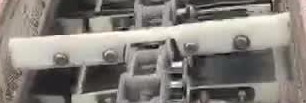
#> input picture data/example/vid1_frame_0001_normal.jpg, 306 x 103 px
$ python -i preprocess.py   (imports and definitions only)
#> lines starting #> are read from the running program, lines starting #| are printed output that depends on the picture
"""Video pre-processing applied after upload, before inference.

Slows the conveyor down by inserting optical-flow interpolated frames so each
bar moves a smaller distance between consecutive frames. This keeps the
centroid tracker's per-frame jump below ``max_jump_px`` (see
``drag_conveyor/pipeline/tracking.py``), which makes detection / counting more
stable for fast-moving conveyors.

``factor`` is the target playback speed and MUST be of the form 1/n (e.g. 0.5,
0.333, 0.25). Every ORIGINAL frame is kept verbatim and ``n-1`` optical-flow
interpolated frames are inserted between each pair, so factor=0.5 doubles the
frame count (one midpoint per pair). A non-1/n factor is snapped to the nearest
1/n — a fractional ratio would otherwise DROP real frames and replace them with
interpolated guesses, which degrades detection.
"""

from __future__ import annotations

import logging

import cv2
import numpy as np

LOGGER = logging.getLogger(__name__)

# Target playback speed before inference. 0.5 = half speed (2x frames, every real
# frame kept + 1 interpolated midpoint). Must be 1/n. Set to >= 1.0 to disable.
SLOWDOWN_FACTOR = 0.5

# Optical flow is computed on a downscaled copy for speed, then scaled back up.
_FLOW_SCALE = 0.5


def _make_dis() -> "cv2.DISOpticalFlow":
    return cv2.DISOpticalFlow_create(cv2.DISOPTICAL_FLOW_PRESET_ULTRAFAST)


def _flow(prev_gray: np.ndarray, next_gray: np.ndarray, dis) -> np.ndarray:
    if _FLOW_SCALE == 1.0:
        return dis.calc(prev_gray, next_gray, None)
    small_prev = cv2.resize(prev_gray, None, fx=_FLOW_SCALE, fy=_FLOW_SCALE, interpolation=cv2.INTER_AREA)
    small_next = cv2.resize(next_gray, None, fx=_FLOW_SCALE, fy=_FLOW_SCALE, interpolation=cv2.INTER_AREA)
    flow = dis.calc(small_prev, small_next, None)
    flow = cv2.resize(flow, (prev_gray.shape[1], prev_gray.shape[0]), interpolation=cv2.INTER_LINEAR)
    flow *= (1.0 / _FLOW_SCALE)
    return flow


def _warp(img: np.ndarray, flow: np.ndarray, grid_x: np.ndarray, grid_y: np.ndarray, scale: float) -> np.ndarray:
    map_x = grid_x - scale * flow[..., 0]
    map_y = grid_y - scale * flow[..., 1]
    return cv2.remap(
        img, map_x, map_y,
        interpolation=cv2.INTER_LINEAR, borderMode=cv2.BORDER_REPLICATE,
    )


def slow_down_video(src_path, dst_path, factor: float = SLOWDOWN_FACTOR) -> str:
    """Write a slowed copy of ``src_path`` to ``dst_path`` and return its path.

    EVERY original frame is preserved verbatim; ``steps - 1`` optical-flow
    interpolated frames are inserted between each consecutive pair, where
    ``steps = round(1/factor)``. The effective speed is therefore 1/steps — a
    non-1/n ``factor`` is snapped to the nearest 1/n (with a warning) so that real
    frames are never dropped. Returns ``str(src_path)`` unchanged when slowdown is
    disabled (factor >= 1) or the video has fewer than 2 frames.
    """
#> called with dst_path = 'out.png', factor = 0.5
    src_path, dst_path = str(src_path), str(dst_path)
    if not (0.0 < factor < 1.0):
        return src_path
    steps = round(1.0 / factor)
    if steps <= 1:
        return src_path
    effective = 1.0 / steps
    if abs(effective - factor) > 1e-3:
        LOGGER.warning(
            "Slow-motion factor %.3f is not 1/n; snapping to %.3f (1/%d) so every "
            "real frame is preserved.", factor, effective, steps,
        )

    cap = cv2.VideoCapture(src_path)
    if not cap.isOpened():
        raise RuntimeError("Cannot open video for slow-motion preprocessing")
    fps = cap.get(cv2.CAP_PROP_FPS) or 30.0
    w = int(cap.get(cv2.CAP_PROP_FRAME_WIDTH))
    h = int(cap.get(cv2.CAP_PROP_FRAME_HEIGHT))

    ok, prev = cap.read()
#> prev is the input picture: shape (103, 306, 3); mean B, G, R 121.8, 127.5, 132.3
    if not ok:
        cap.release()
        return src_path  # nothing to slow down

    writer = cv2.VideoWriter(dst_path, cv2.VideoWriter_fourcc(*"mp4v"), fps, (w, h))
    if not writer.isOpened():
        cap.release()
        raise RuntimeError("Cannot open VideoWriter for slow-motion preprocessing")

    grid_x, grid_y = np.meshgrid(np.arange(w, dtype=np.float32), np.arange(h, dtype=np.float32))
    dis = _make_dis()

    writer.write(prev)  # first real frame, kept verbatim
    prev_gray = cv2.cvtColor(prev, cv2.COLOR_BGR2GRAY)
    frames_in, frames_out = 1, 1

    while True:
        ok, curr = cap.read()
        if not ok:
            break
        frames_in += 1
        curr_gray = cv2.cvtColor(curr, cv2.COLOR_BGR2GRAY)
        flow_fwd = _flow(prev_gray, curr_gray, dis)   # prev -> curr
#> in _flow, `small_prev = cv2.resize(prev_gray, None, fx=_FLOW_SCALE, fy=_FLOW_SCAL..`:
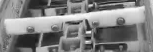
#> small_prev: shape (52, 153); min 19, max 254, mean 128.4
        flow_bwd = _flow(curr_gray, prev_gray, dis)   # curr -> prev
        for s in range(1, steps):
            t = s / steps
            warp_prev = _warp(prev, flow_fwd, grid_x, grid_y, t)
            warp_curr = _warp(curr, flow_bwd, grid_x, grid_y, 1.0 - t)
            writer.write(cv2.addWeighted(warp_prev, 1.0 - t, warp_curr, t, 0.0))
            frames_out += 1
#> this loop made 1 pass
#> pass 1, in _warp, `map_x = grid_x - scale * flow[..., 0]`:
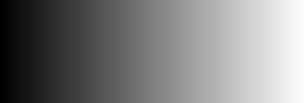
#> map_x: shape (103, 306) float32; min 0, max 305, mean 152.5; drawn with min black and max white
#> pass 1, in _warp, `map_y = grid_y - scale * flow[..., 1]`:
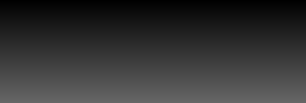
#> map_y: shape (103, 306) float32; min 0, max 102, mean 51
#> after the loop, frames_out = 2
        writer.write(curr)  # real frame, kept verbatim
        frames_out += 1
#> frames_out = 3
        prev, prev_gray = curr, curr_gray

    cap.release()
    writer.release()
    LOGGER.info(
        "Slow-motion preprocess: %d -> %d frames (1/%d speed, every real frame kept)",
        frames_in, frames_out, steps,
    )
    return dst_path

>>> result = slow_down_video('../data/example/vid1_frame_0001_normal.jpg', 'out.png')

$ run again, on data/example/vid4_frame_0002_normal.jpg
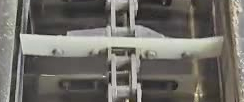
#> input picture data/example/vid4_frame_0002_normal.jpg, 244 x 102 px
#> in slow_down_video, prev is the input picture: shape (102, 244, 3); mean B, G, R 103.1, 109, 111.9
#> in _flow, `small_prev = cv2.resize(prev_gray, None, fx=_FLOW_SCALE, fy=_FLOW_SCAL..`:
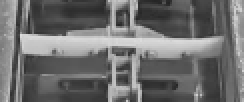
#> small_prev: shape (51, 122) (shown 2 times larger); min 36, max 220, mean 109.4
#> after the loop in slow_down_video, `for s in range(1, steps):`: frames_out = 2
#> in slow_down_video, `frames_out += 1`: frames_out = 3

$ run again, on data/example/vid5_frame_0001_normal.jpg
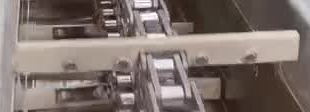
#> input picture data/example/vid5_frame_0001_normal.jpg, 310 x 112 px
#> in slow_down_video, prev is the input picture: shape (112, 310, 3); mean B, G, R 108.2, 113.4, 126.6
#> in _flow, `small_prev = cv2.resize(prev_gray, None, fx=_FLOW_SCALE, fy=_FLOW_SCAL..`:
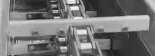
#> small_prev: shape (56, 155); min 26, max 244, mean 116.9
#> after the loop in slow_down_video, `for s in range(1, steps):`: frames_out = 2
#> in slow_down_video, `frames_out += 1`: frames_out = 3

$ run again, on data/example/vid4_frame_0019_broken.jpg
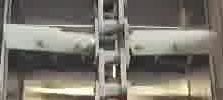
#> input picture data/example/vid4_frame_0019_broken.jpg, 223 x 100 px
#> in slow_down_video, prev is the input picture: shape (100, 223, 3); mean B, G, R 111.2, 120.1, 124.8
#> the loop in slow_down_video, `for s in range(1, steps):` made 1 pass
#> pass 1, in _warp, `map_x = grid_x - scale * flow[..., 0]`:
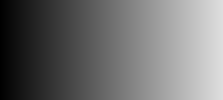
#> map_x: shape (100, 223) float32; min 0, max 222, mean 111
#> pass 1, in _warp, `map_y = grid_y - scale * flow[..., 1]`:
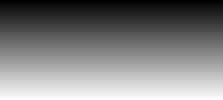
#> map_y: shape (100, 223) float32; min 0, max 99, mean 49.5; drawn with min black and max white
#> after the loop in slow_down_video, `for s in range(1, steps):`: frames_out = 2
#> in slow_down_video, `frames_out += 1`: frames_out = 3
